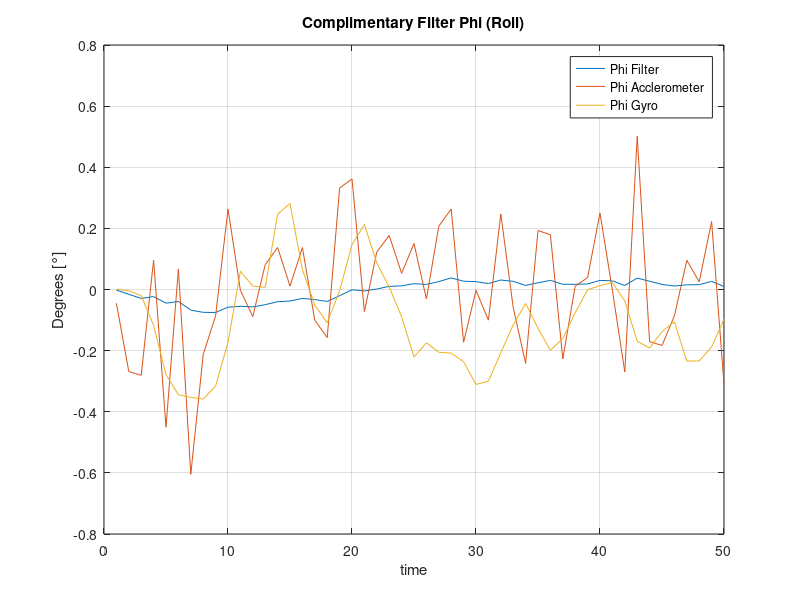
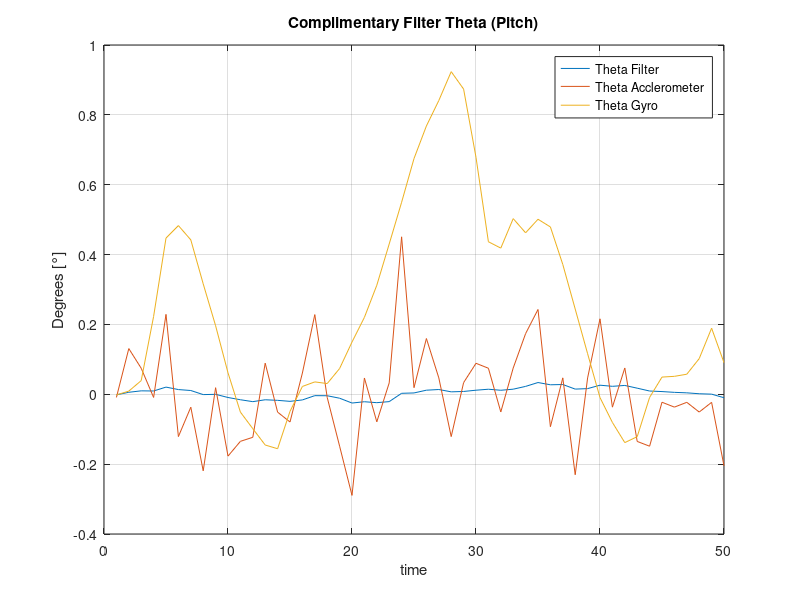

Here is the MATLAB script that generated these plots, in order:
load('imuInfo.mat')

%% Initial Values 
Phi = phi(1);
Theta = theta(1);

%% Values we want to plot 

PhiAngleComplimentary = [];
ThetaAngleComplimentary  = [];

AccelAngleX = [];
AccelAngleY = [];

alpha = 0.95;

dt = 1/500;

%% Complimentary Filter

for i = 1:length(time)

    % angle corrections using accelerometer 
    PhiAccel = (atan2(AccelY(i), sqrt((AccelX(i)^2) + (AccelZ(i)^2)))); 

    ThetaAccel = atan2(-AccelX(i), sqrt((AccelY(i)^2) + (AccelZ(i)^2)));  
    
    newAngleX = alpha*(phi_dot(i)*dt+Phi) + (1-alpha)*PhiAccel;
    
    newAngleY = alpha*(theta_dot(i)*dt+Theta) + (1-alpha)*ThetaAccel;
    
    
    % Store for plotting
    PhiAngleComplimentary = [PhiAngleComplimentary; newAngleX];
    ThetaAngleComplimentary  = [ThetaAngleComplimentary ;newAngleY];
    
    AccelAngleX = [AccelAngleX; PhiAccel];
    AccelAngleY = [AccelAngleY; ThetaAccel];
    
    
    Phi = newAngleX;
    
    Theta = newAngleY;

end 

figure(1)
plot(time, rad2deg(PhiAngleComplimentary))
grid on
hold on
xlabel("time")
ylabel("Degrees [°]")
title("Complimentary Filter \Phi (Roll)")
plot(time, rad2deg(AccelAngleX))
plot(time, rad2deg(phi))
legend("\Phi Filter", "\Phi Acclerometer", "\Phi Gyro")
% legend("\Phi Filter","\Phi Gyro")
hold off


figure(2)
plot(time, rad2deg(ThetaAngleComplimentary))
grid on
hold on
xlabel("time")
ylabel("Degrees [°]")
title("Complimentary Filter \Theta (Pitch)")
plot(time, rad2deg(AccelAngleY))
plot(time, rad2deg(theta))
legend("\Theta Filter", "\Theta Acclerometer", "\Theta Gyro")
% legend("\Theta Filter","\Theta Gyro")
hold off

